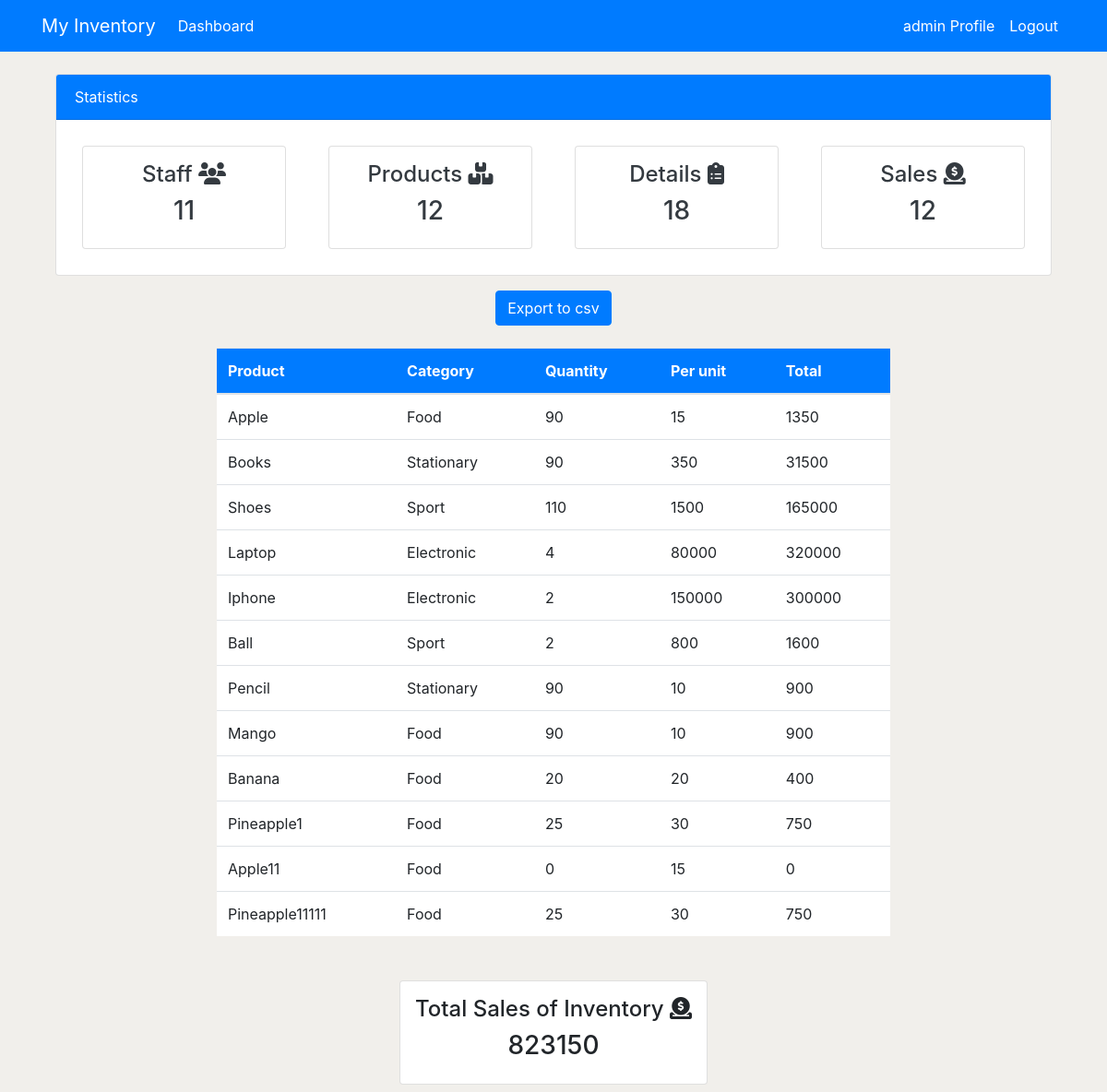
/sales/ (signed in), run on an earlier commit of the app's database.
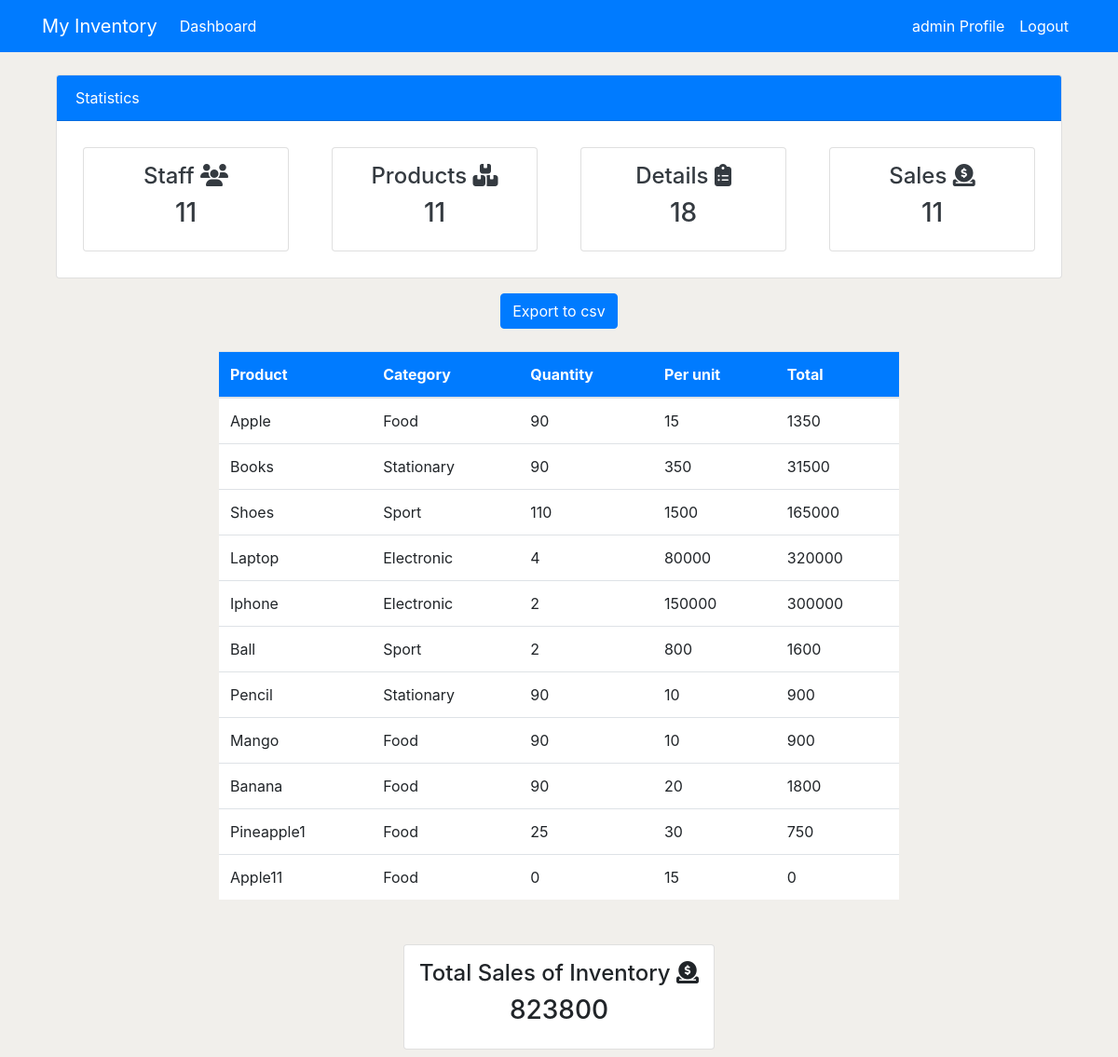
And on a later commit of the database.
### application/models.py (models this page shows, shortened)
class Product(models.Model):
    name = models.CharField(max_length=200, null=True)
    category = models.CharField(max_length=100, choices=CATEGORY)
    quantity = models.PositiveIntegerField(null=True)
    per_quantity = models.PositiveIntegerField(null=True)
    reorder_level = models.PositiveIntegerField(default=0, null=True, blank=True)
    product_in = models.PositiveIntegerField(default=0, null=True, blank=True)
    product_out = models.PositiveIntegerField(default=0, null=True, blank=True)
    total_sales = models.PositiveIntegerField(default=0, null=True, blank=True)
    class Meta:
        verbose_name_plural = 'Product'
    def item_sales(self):
        return self.product_out * self.per_quantity

### application/views.py (the view, shortened to what this page needs)
# urls.py: path('sales/', views.sales, name='sales'),
@permission_required("application", login_url='login')
def sales(request):
    product_sales = Product.objects.all()
    product_sales_count = product_sales.count()
    orders_count = Order.objects.all().count()
    workers_count = User.objects.all().count()
    products_count = Product.objects.all().count()
    total = Product.objects.all().aggregate(thedata=Sum('total_sales'))
    context = {
        'product_sales': product_sales,
        'total': total,
        'product_sales_count': product_sales_count,
        'orders_count': orders_count,
        'workers_count': workers_count,
        'products_count': products_count,
    }
    return render(request, 'application/sales.html', context)

### templates/application/sales.html (shortened to what this page needs)
{% extends 'partial/base.html' %}
{% block content %}
{% include 'partial/cards.html' %}
<center class="mt-3">
    <form method="POST">
    <input class="btn btn-primary" type="submit" name="csv" value="Export to csv">
    </form>
</center>
<div class="container">
    <div class="row my-4">
        <div class="col-md-2">
        </div>
        <div class="col-md-8">
            <table class="table bg-white">
                <thead class="bg-primary">
                    <tr class="text-white">
                        <th scope="col">Product</th>
                        <th scope="col">Category</th>
                        <th scope="col">Quantity</th>
                        <th scope="col">Per unit</th>
                        <th scope="col">Total</th>
                    </tr>
                </thead>
                <tbody>
                    {% for sales1 in product_sales %}
                    <tr>
                        <td>{{ sales1.name }}</td>
                        <td>{{ sales1.category }}</td>
                        <td>{{ sales1.product_out }}</td>
                        <td>{{ sales1.per_quantity }}</td>
                        <td>{{ sales1.item_sales }}</td>
                    </tr>
                    {% endfor %}
                </tbody>
            </table>
        </div>
    </div>
</div>
<div class="container">
    <div class="row-my-5">
        <div class="col-md-12 d-flex justify-content-center">
                     <div class="card shadow text-center p-3 m-2">
                         <h4>Total Sales of Inventory <i class="fa-solid fa-circle-dollar-to-slot"></i></h4>
                         <h3>{{ total.thedata }}</h3>
                     </div>
        </div>
        </div>
    </div>
{% endblock %}

What changed in the data, as far as the page shows it:
removed Product: name "Pineapple11111", category "Food", product_out "25", per_quantity "30", item_sales "750"
changed Product "Banana": product_out "20" → "90"; item_sales "400" → "1800"
Also different on the page:
{{ products_count }}: "12" → "11"
{{ product_sales_count }}: "12" → "11"
{{ total.thedata }}: "823150" → "823800"
